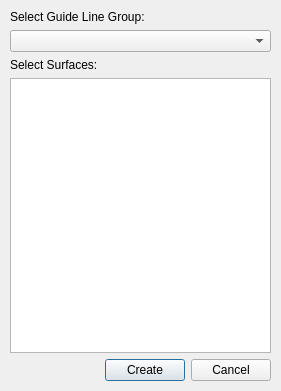
<?xml version="1.0" encoding="UTF-8"?>
<ui version="4.0">
 <class>create_sections</class>
 <widget class="QDialog" name="create_sections">
  <property name="geometry">
   <rect>
    <x>0</x>
    <y>0</y>
    <width>281</width>
    <height>391</height>
   </rect>
  </property>
  <property name="windowTitle">
   <string>create_sections</string>
  </property>
  <widget class="QWidget" name="verticalLayoutWidget">
   <property name="geometry">
    <rect>
     <x>10</x>
     <y>10</y>
     <width>261</width>
     <height>371</height>
    </rect>
   </property>
   <layout class="QVBoxLayout" name="verticalLayout">
    <item>
     <widget class="QLabel" name="SelectGLGL">
      <property name="text">
       <string>Select Guide Line Group:</string>
      </property>
     </widget>
    </item>
    <item>
     <widget class="QComboBox" name="GLGCB"/>
    </item>
    <item>
     <widget class="QLabel" name="SelectSurfacesL">
      <property name="text">
       <string>Select Surfaces:</string>
      </property>
     </widget>
    </item>
    <item>
     <widget class="QListWidget" name="SelectSurfacesLW">
      <property name="selectionMode">
       <enum>QAbstractItemView::MultiSelection</enum>
      </property>
     </widget>
    </item>
    <item>
     <layout class="QHBoxLayout" name="horizontalLayout">
      <item>
       <spacer name="horizontalSpacer">
        <property name="orientation">
         <enum>Qt::Horizontal</enum>
        </property>
        <property name="sizeHint" stdset="0">
         <size>
          <width>40</width>
          <height>20</height>
         </size>
        </property>
       </spacer>
      </item>
      <item>
       <widget class="QPushButton" name="CreateB">
        <property name="minimumSize">
         <size>
          <width>75</width>
          <height>0</height>
         </size>
        </property>
        <property name="text">
         <string>Create</string>
        </property>
       </widget>
      </item>
      <item>
       <widget class="QPushButton" name="CancelB">
        <property name="minimumSize">
         <size>
          <width>75</width>
          <height>0</height>
         </size>
        </property>
        <property name="text">
         <string>Cancel</string>
        </property>
       </widget>
      </item>
     </layout>
    </item>
   </layout>
  </widget>
 </widget>
 <resources/>
 <connections/>
</ui>
